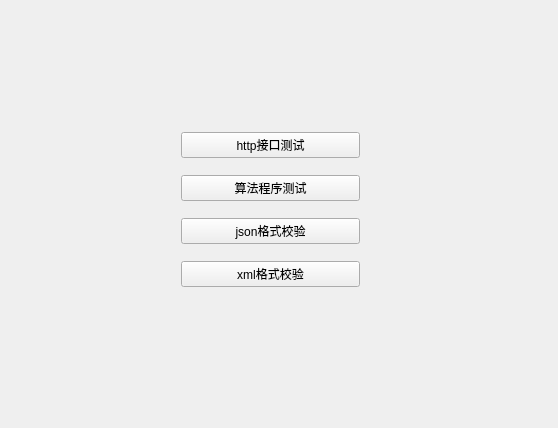
<?xml version="1.0" encoding="UTF-8"?>
<ui version="4.0">
 <class>MainWidget</class>
 <widget class="QWidget" name="MainWidget">
  <property name="geometry">
   <rect>
    <x>0</x>
    <y>0</y>
    <width>558</width>
    <height>428</height>
   </rect>
  </property>
  <property name="windowTitle">
   <string>MainWidget</string>
  </property>
  <widget class="QWidget" name="verticalLayoutWidget">
   <property name="geometry">
    <rect>
     <x>170</x>
     <y>110</y>
     <width>201</width>
     <height>201</height>
    </rect>
   </property>
   <layout class="QVBoxLayout" name="verticalLayout">
    <item>
     <widget class="QPushButton" name="btn_http">
      <property name="text">
       <string>http接口测试</string>
      </property>
     </widget>
    </item>
    <item>
     <widget class="QPushButton" name="btn_oj">
      <property name="text">
       <string>算法程序测试</string>
      </property>
     </widget>
    </item>
    <item>
     <widget class="QPushButton" name="btn_json">
      <property name="text">
       <string>json格式校验</string>
      </property>
     </widget>
    </item>
    <item>
     <widget class="QPushButton" name="btn_xml">
      <property name="text">
       <string>xml格式校验</string>
      </property>
     </widget>
    </item>
   </layout>
  </widget>
 </widget>
 <layoutdefault spacing="6" margin="11"/>
 <resources/>
 <connections/>
</ui>
